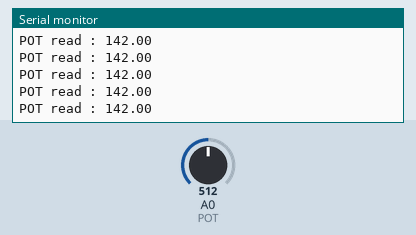
This sketch was run on a simulated Arduino Uno, built with avr-gcc and run on an emulated ATmega328P. On the bench: the last lines printed to the serial monitor. The test bench sets the inputs (shaded band); at power-on: A0 (POT) = 512.

Above: at 1.2 s.
1.3 s: A0 (POT) set to 716
At 1.56 s:
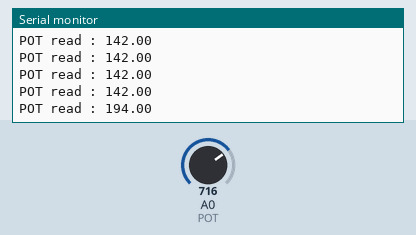
2.8 s: A0 (POT) set to 900
At 2.96 s:
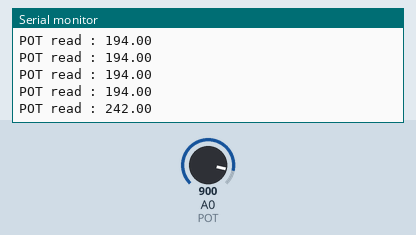
Timing chart, 0 to 5.8 s (numbered marks = the images above; inputs shaded):
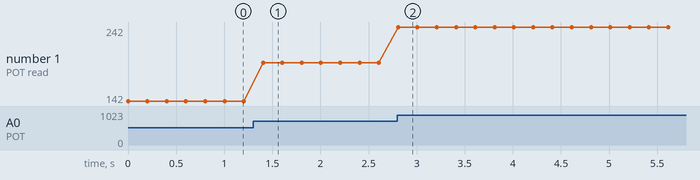

Measured:
- after the input at 1.3 s, the serial monitor: prints a new line after 0.10 s (image 1)
- after the input at 2.8 s, the serial monitor: prints a new line at once (image 2)
- plotted number 1: 142 → 194 after the input at 1.3 s, 194 → 242 after the input at 2.8 s

The sketch:

POTread.ino
```cpp
#define POT A0
void setup() {
  Serial.begin(115200);
}
float potValue= 0;
void loop() {
  potValue = map(analogRead(POT),660,0,180,9);

  Serial.println("POT read : "+String(potValue));
  delay(200);
}
```
